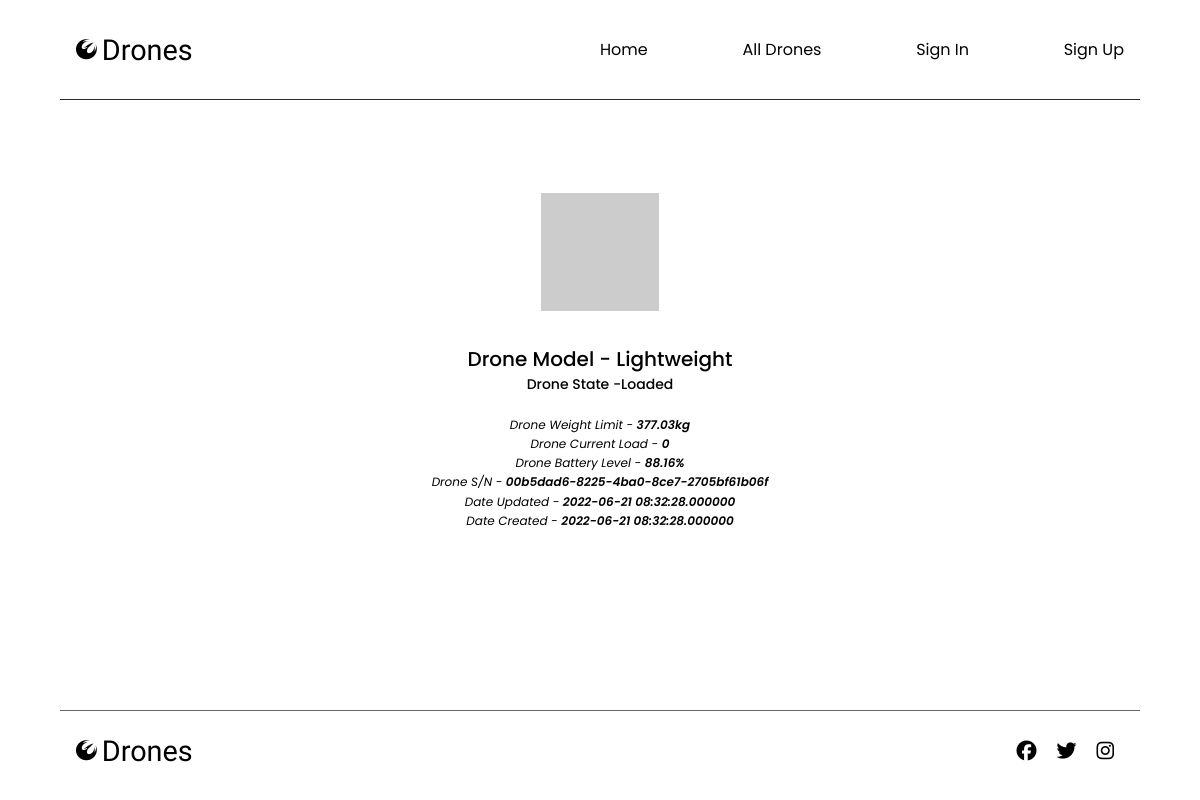
/product.php?serial=00b5dad6-8225-4ba0-8ce7-2705bf61b06f, run on the app's committed database.
### tables this page shows
CREATE TABLE `drones` (
  `serialNumber` varchar(36) NOT NULL,
  `model` enum('lightweight','middleweight','cruiserweight','heavyweight') NOT NULL,
  `state` enum('idle','loading','loaded','delivering','delivered','returning') NOT NULL,
  `weightLimit` float NOT NULL,
  `currentLoad` float NOT NULL DEFAULT '0',
  `batteryLevel` float NOT NULL,
  `dateCreated` datetime(6) NOT NULL DEFAULT CURRENT_TIMESTAMP(6),
  `dateUpdated` datetime(6) NOT NULL DEFAULT CURRENT_TIMESTAMP(6) ON UPDATE CURRENT_TIMESTAMP(6),
  `userId` varchar(36) DEFAULT NULL,
  PRIMARY KEY (`serialNumber`),
  KEY `FK_e027af8e28f473914ea160efd32` (`userId`),
  CONSTRAINT `FK_e027af8e28f473914ea160efd32` FOREIGN KEY (`userId`) REFERENCES `user` (`id`)
);

### inc/users.php (called while the page is built, shortened)
<?php
class User
{
    private $isAuth;
	public function __construct()
	{
			$this->isAuth = FALSE;
	}
public function isUserAuthenticated(): bool
{
	return $this->isAuth;
}
}

### inc/db.inc.php (called while the page is built, shortened)
<?php
$dbname = 'c2116544_drones';
?>

### inc/drones.php (called while the page is built, shortened)
<?php
class Drone
{
public static function getDroneDetailsFromSerial(string $serialNumber): array
{
	global $pdo;
	global $dbname;
    $drone = array();
	$query = "SELECT * FROM $dbname.drones WHERE (serialNumber = :serialNumber)";
	$values = array(':serialNumber' => $serialNumber);
	try
	{
		$res = $pdo->prepare($query);
		$res->execute($values);
	}
	catch (PDOException $e)
	{
	   throw new Exception('Database query error');
	}
	$row = $res->fetch(PDO::FETCH_ASSOC);
	if (is_array($row))
	{
		$drone =$row;
	}
	return $drone;
}
}

### product.php (the view, shortened to what this page needs)
<?php
require("./inc/app.php");
$user =  new User();
if (isset($_SESSION['serial']) &&  isset($_POST['delete']) && ($user->isUserAuthenticated()))
  {
    Drone::deleteDrone( $_SESSION['serial'] , $user->getId());
    $_SESSION['deleted'] = $_SESSION['serial'];
    header("Location: ./auth/view.php");
die();
}
else if(isset($_SESSION['serial']) && isset($_POST['edit']) && ($user->isUserAuthenticated())){
  $drone = Drone::getDroneDetailsFromSerial($_SESSION['serial']);
  $edit = true;
}
else if (isset($_GET['serial'])){
  $_SESSION['serial'] = $serial=  $_GET['serial'];
  $drone = Drone::getDroneDetailsFromSerial("$serial");
}
else{
  header("Location: index.php");
  die();
}
?>
<!DOCTYPE html>
<html lang="en">
  <head>
    <link rel="stylesheet" href="./styles/product.css" />
  </head>
  <body>
    <header>
      <nav class="container auth-header">
        <div class="logo">
          <a href="index.php">
            <i class="fa-brands fa-phoenix-squadron"></i>
            <h1>drones</h1>
          </a>
        </div>
        <ul class="navbar">
          <li><a class="" href="index.php">home</a></li>
          <li><a href="alldrones.php">all drones</a></li>
          <?php if($user->isUserAuthenticated()){  ?>
            <li><a href="./auth/logout.php">log out</a></li>
          <li><a class="active" href="./auth/dashboard.php">dashboard</a></li>
            <?php } else {?>
          <li><a href="login.php">sign in</a></li>
          <li><a href="signup.php">sign up</a></li>
            <?php } ?>
        </ul>
      </nav>
    </header>
    <main id="product__main">
      <div class="product_main-container">
      <?php if(empty($drone)){ ?>
        <h2>No Drone found</h2>
        <?php }else { ?>
        <div class="product__img-container">
          <img
            src=https://robohash.org/<?= $drone['serialNumber'] ?>
            alt="<?= $drone['model'] ?>"
          />
        </div>
        <div class="product__details">
          <div class="">
            <h1>Drone Model - <?= $drone['model'] ?></h1>
            <p>Drone State -<?= $drone['state'] ?></p>
          </div>
          <div class="">
            <ul>
              <li>Drone Weight Limit - <span><?= $drone['weightLimit'] ?>kg</span> </li>
              <li>Drone Current Load - <span><?= $drone['currentLoad'] ?></span> </li>
              <li>Drone Battery Level - <span><?= $drone['batteryLevel'] ?>% </span></li>
              <li>Drone S/N - <span><?= $drone['serialNumber'] ?></span> </li>
              <li>Date Updated - <span><?= $drone['dateUpdated'] ?></span> </li>
              <li>Date Created - <span><?= $drone['dateCreated'] ?></span> </li>
            </ul>
          </div>
        </div>
        <?php }  ?>
      </div>
  </main>
    <footer id="auth__footer">
      <div class="logo__container">
        <div class="logo">
          <a href="index.php">
            <i class="fa-brands fa-phoenix-squadron"></i>
            <h1>drones</h1>
          </a>
        </div>
      </div>
      <div class="contact">
        <ul class="social__icons">
          <li>
            <a href="#"><i class="fa-brands fa-facebook"></i></a>
          </li>
          <li>
            <a href="#"><i class="fa-brands fa-twitter"></i></a>
          </li>
          <li>
            <a href="#"><i class="fa-brands fa-instagram"></i></a>
          </li>
        </ul>
      </div>
    </footer>
  </body>
</html>

### styles/product.css (style rules this page uses)
.auth-header { width: 90%; box-shadow: none; border-radius: 0; border-bottom: 1px solid var(--second-color); }
#product__main { width: 90%; margin: 0 auto; justify-content: center; }
.product_main-container { width: 100%; height: 50vh; display: flex; justify-content: space-between; }
.product__img-container { flex: 1; display: flex; justify-content: flex-end; align-items: center; }
.product_main-container img { width: 80%; height: 80%; object-fit: contain; }
.product__details { flex: 1; display: flex; flex-direction: column; justify-content: center; align-items: flex-start; }
.product__details h1 { font-weight: 500; font-size: 20px; text-transform: capitalize; }
.product__details p { font-size: 14px; font-weight: 500; text-transform: capitalize; }
.product__details ul { margin-top: 20px; line-height: 2; }
.product__details ul li { font-size: 12px; font-style: italic; }
.product__details ul li span { font-weight: 600; }
#auth__footer { width: 90%; padding: 0 1rem; }
@media (max-width: 1200px) { .product_main-container { flex-direction: column; justify-content: center; align-items: center; } }
@media (max-width: 1200px) { .product__img-container { justify-content: center; } }
@media (max-width: 1200px) { .product__details { align-items: center; text-align: center; } }
@media (max-width: 1200px) { .product__details ul { margin-top: 20px; line-height: 1.6; } }

### styles/global.css (style rules this page uses)
* { margin: 0; padding: 0; box-sizing: border-box; font-family: "Poppins", sans-serif; list-style: none; }
:root { --main-color: #f71e1e; --second-color: #2d2b2b; --white: #fff; }
a { text-decoration: none; color: initial; }

### styles/index.css (style rules this page uses)
header { display: flex; justify-content: center; align-items: center; width: 100%; height: 100px; position: fixed; top: 0; z-index: 9; }
.container { width: 80%; height: 100%; background: var(--white); border-radius: 0 0px 10px 10px; display: flex; justify-content: space-between; align-items: center; padding: 0 1rem; box-shadow: 0px 5px 15px rgba(0, 0, 0, 0.06); }
.logo { flex: 1; }
.logo a { display: flex; align-items: center; }
.logo i { font-size: 1.3rem; }
.logo h1 { font-family: "Tapestry", cursive; text-transform: capitalize; font-size: 1.8em; margin-left: 5px; font-weight: 500; }
.navbar { flex: 1; display: flex; align-items: center; justify-content: space-between; }
.navbar li { text-transform: capitalize; position: relative; font-size: 1rem; }
.navbar li a { transition: all ease-in-out 0.9s; }
main { position: relative; width: 100%; min-height: calc(100vh - 100px); display: flex; flex-direction: column; align-items: center; padding-top: 50px; }
footer { height: 10vh; width: 80%; border-top: 0.1px solid #666; margin: 0 auto; display: flex; justify-content: space-between; align-items: center; margin-top: 10px; }
footer .contact { display: flex; padding-right: 10px; }
footer .contact .social__icons { display: flex; }
footer .contact .social__icons li { padding-left: 20px; font-size: 20px; }

### data on the page
drones: model "Lightweight", state "Loaded", weightLimit "377.03", currentLoad "0", batteryLevel "88.16", serialNumber "00b5dad6-8225-4ba0-8ce7-2705bf61b06f", dateUpdated "2022-06-21 08:32:28.000000", dateCreated "2022-06-21 08:32:28.000000"
